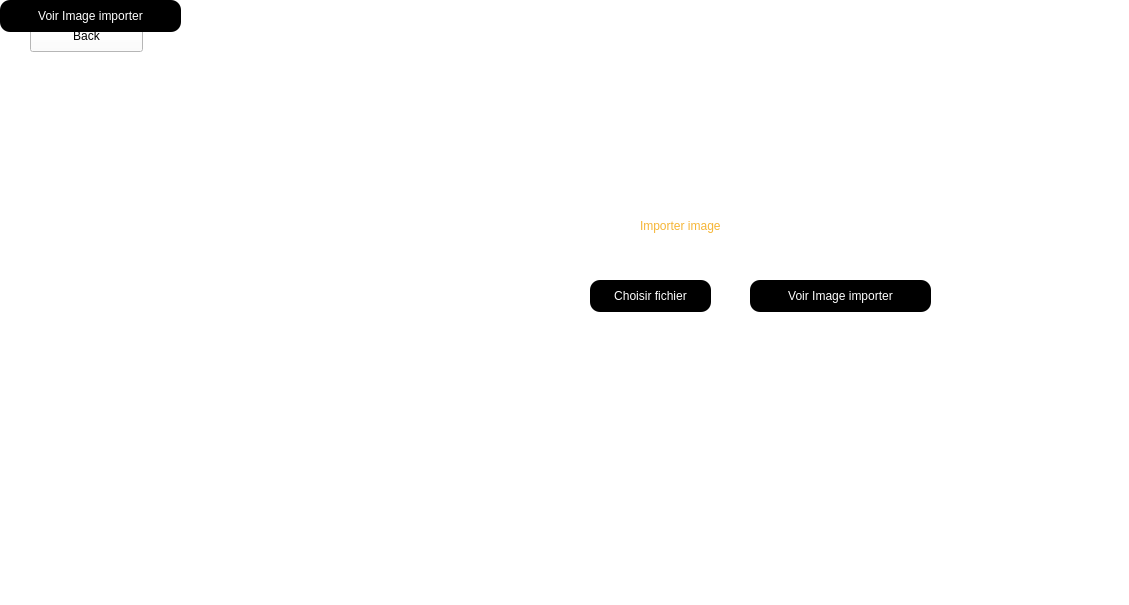
<?xml version="1.0" encoding="UTF-8"?>
<ui version="4.0">
 <class>Dialog</class>
 <widget class="QDialog" name="Dialog">
  <property name="geometry">
   <rect>
    <x>0</x>
    <y>0</y>
    <width>1129</width>
    <height>605</height>
   </rect>
  </property>
  <property name="windowTitle">
   <string>Dialog</string>
  </property>
  <property name="styleSheet">
   <string notr="true">background-color:rgb(255, 255, 255)</string>
  </property>
  <widget class="QPushButton" name="choose">
   <property name="geometry">
    <rect>
     <x>590</x>
     <y>280</y>
     <width>121</width>
     <height>32</height>
    </rect>
   </property>
   <property name="styleSheet">
    <string notr="true">background-color: black;
COLOR:white;
border-radius:10px;
font: 15pt &quot;Arial Rounded MT Bold&quot;;</string>
   </property>
   <property name="text">
    <string>Choisir fichier</string>
   </property>
  </widget>
  <widget class="QLabel" name="texte">
   <property name="geometry">
    <rect>
     <x>740</x>
     <y>520</y>
     <width>201</width>
     <height>20</height>
    </rect>
   </property>
   <property name="text">
    <string/>
   </property>
  </widget>
  <widget class="QLabel" name="label_8">
   <property name="geometry">
    <rect>
     <x>640</x>
     <y>200</y>
     <width>191</width>
     <height>51</height>
    </rect>
   </property>
   <property name="styleSheet">
    <string notr="true">font: 30pt &quot;Bodoni 72 Oldstyle&quot;;
color:rgb(245, 181, 54)</string>
   </property>
   <property name="text">
    <string>Importer image</string>
   </property>
  </widget>
  <widget class="QLabel" name="label">
   <property name="geometry">
    <rect>
     <x>130</x>
     <y>110</y>
     <width>381</width>
     <height>351</height>
    </rect>
   </property>
   <property name="text">
    <string/>
   </property>
   <property name="pixmap">
    <pixmap>../../Desktop/Capture d’écran 2022-07-13 à 20.40.45.png</pixmap>
   </property>
  </widget>
  <widget class="QPushButton" name="goback">
   <property name="geometry">
    <rect>
     <x>30</x>
     <y>20</y>
     <width>113</width>
     <height>32</height>
    </rect>
   </property>
   <property name="text">
    <string>Back</string>
   </property>
  </widget>
  <widget class="QPushButton" name="affiche">
   <property name="geometry">
    <rect>
     <x>750</x>
     <y>280</y>
     <width>181</width>
     <height>32</height>
    </rect>
   </property>
   <property name="styleSheet">
    <string notr="true">background-color: black;
COLOR:white;
border-radius:10px;
font: 15pt &quot;Arial Rounded MT Bold&quot;;</string>
   </property>
   <property name="text">
    <string>Voir Image importer</string>
   </property>
  </widget>
  <widget class="QPushButton" name="affiche_2">
   <property name="geometry">
    <rect>
     <x>0</x>
     <y>0</y>
     <width>181</width>
     <height>32</height>
    </rect>
   </property>
   <property name="styleSheet">
    <string notr="true">background-color: black;
COLOR:white;
border-radius:10px;
font: 15pt &quot;Arial Rounded MT Bold&quot;;</string>
   </property>
   <property name="text">
    <string>Voir Image importer</string>
   </property>
  </widget>
 </widget>
 <resources/>
 <connections/>
</ui>
